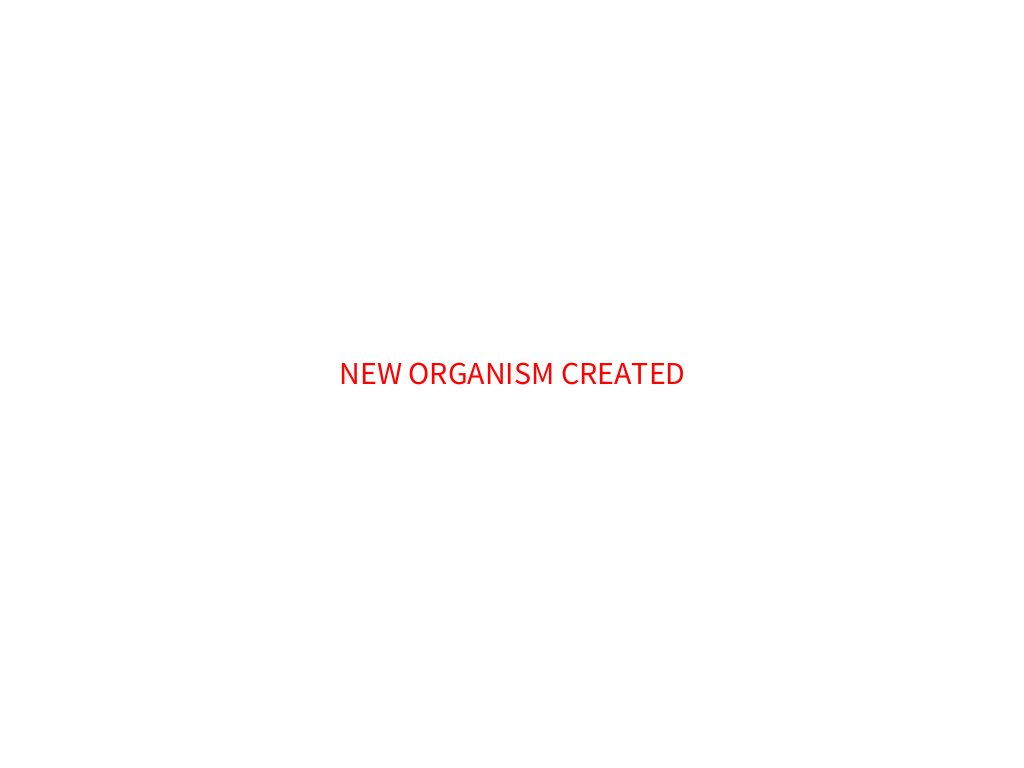
Frame 1 (no input)
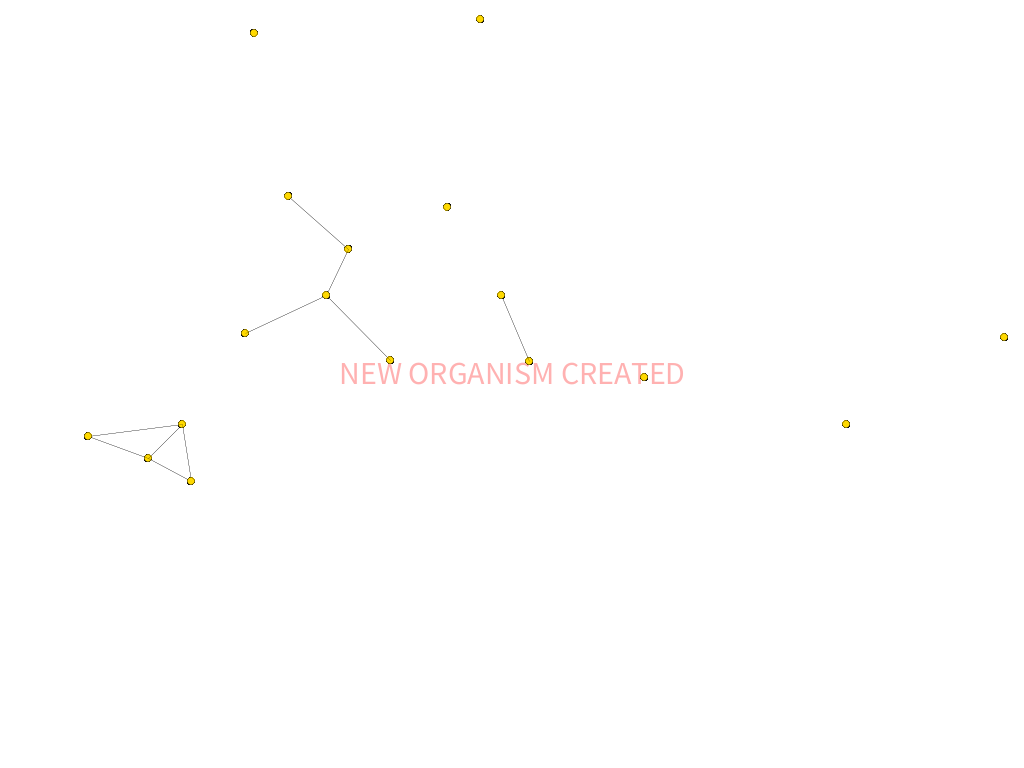
Frame 60 (the mouse pressed at the canvas centre just before this capture)
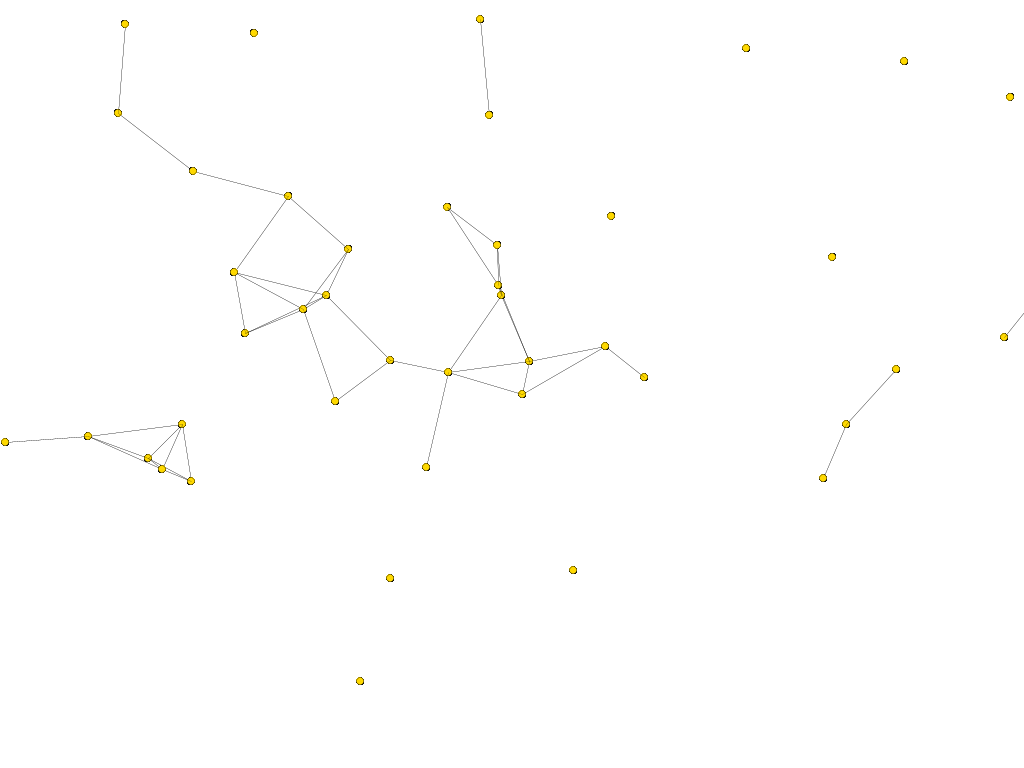
Frame 120 (the mouse held since frame 60 and released just before this capture)

The Processing sketch that drew these frames (run headless with seeded random() and noise(); from frame 60 on, the mouse is pressed at the canvas centre):

// Processing sketch: processing_185860
// ── processing_185860.pde

float radio = 360;
float grados;
float rot = radians(360);
ArrayList <Integer> ptosx, ptosy;
ArrayList <Integer> mntosx, mntosy;
ArrayList <Integer> htosx, htosy;
float diam = 0;
float t = -1;
float n = 255;
float circ = random(1,10);


int h, m, s;
int dia, mes, anno;
int old_s, old_ds, old_m, old_h;

void setup() {
  size(1024, 768);
  smooth();
  frameRate(70 );

  ptosx = new ArrayList();
  ptosy = new ArrayList();

  mntosx = new ArrayList();
  mntosy = new ArrayList();

  htosx = new ArrayList();
  htosy = new ArrayList();


  s = second();  // valores entre 0 - 59
  m = minute();  // valores entre 0 - 59
  h = hour();    // valores entre 0 – 23
  
  
  old_h = h;
  old_m = m;
  old_s = s;

  // carga de datos
  // add ptos (coordenadas) en los arraylist 


  for (int i=0; i<h; i++) {
    htosx.add(floor(random(100, 924)));
    htosy.add(floor(random(100, 668)));

    println(i);
  }


  for (int i=0; i<m; i++) {
    mntosx.add(floor(random(100, 924)));
    mntosy.add(floor(random(100, 668)));

    println(i);
  }
}

void draw() {

 background(255);

   fill(255,0,0,n);
   n=n-3;
    textSize(32);
       textAlign(CENTER,BASELINE);
  text("NEW ORGANISM CREATED", width/2 ,height/2);
  


  // accede a Hora, Minutos, Segundos
  s = second();  // valores entre 0 - 59
  m = minute();  // valores entre 0 - 59
  h = hour();    // valores entre 0 – 23
  // la fecha
  dia = day();   // 1 > 31
  mes = month(); // 1 > 12
  anno = year();

  int us = second() % 10;
  int ds = floor(second()/10); 


  rot += radians(15);

  //float radianes = radians(grados);


  // dibujar segundos  
  stroke(0);
  frameRate(10);
  fill(0);
  frameRate(70 );
  strokeWeight(10);

  beginShape(POINTS);

  for (int i=0; i<ptosx.size (); i++) {
    float px = ptosx.get(i);
    float py = ptosy.get(i);
  

    // buscar cercanos
    strokeWeight(0.2);
    for (int j=0; j<ptosx.size (); j++) {
      if (j!=i) {
        float pxj = ptosx.get(j);
        float pyj = ptosy.get(j);
        float d = pow((pxj-px), 2)+pow((pyj-py), 2);

  stroke(0);
  strokeWeight(0.2 );





        if (d<10000)
        //strokeWeight(random(5,10));
          line(px, py, pxj, pyj);
          
          fill(#FFD900);

  ellipse(px,py,circ,circ);
  //circ = circ + 0.000001;

      }
    }

    vertex(px, py);
  }
  endShape(CLOSE);


  //HORAS

  for (int i=0; i<htosx.size (); i++) {
    float px = htosx.get(i);
    float py = htosy.get(i);
    fill(100, 100, 200, 100);
    // ellipse(px,py,5,5);

    // buscar cercanos
    strokeWeight(1);
    stroke (255, 0);
    for (int j=0; j<htosx.size (); j++) {
      if (j!=i) {
        float pxj = htosx.get(j);
        float pyj = htosy.get(j);
        float d = pow((pxj-px), 2)+pow((pyj-py), 2);

        if (d<10000)
          line(px, py, pxj, pyj);
      }
    }
  }




  // dibujar minutos  

  for (int i=0; i<mntosx.size (); i++) {
    float px = mntosx.get(i);
    float py = mntosy.get(i);
    fill (0);
    // ellipse(px,py,5,5);

    // buscar cercanos
    strokeWeight(1);
    stroke (255, 0);
    for (int j=0; j<mntosx.size (); j++) {
      if (j!=i) {
        float pxj = mntosx.get(j);
        float pyj = mntosy.get(j);
        float d = pow((pxj-px), 2)+pow((pyj-py), 2);

        if (d<10000)
          line(px, py, pxj, pyj);
      }
    }
  }





  // Add aleatorio

  // control minutoss  



  // control segundos
  //  if(old_s != s) {
  //    if(key=='r') {
  //      ptosx.clear();
  //      ptosy.clear();
  //    }
  //  }
  //  else {
  //  




  if (old_m != m) {
    int pxi = ptosx.get(0);  
    int pyi = ptosy.get(0); 
    mntosx.add(pxi);
    mntosy.add(pyi);
    //  ptosx.clear();
    //ptosy.clear();
  } else {

    if (ptosx.size()>0) {
      int id = floor (random(ptosx.size()));

      int pxi = ptosx.get(0);  // get(id);
      int pyi = ptosy.get(0);  

      float radio = random (50-random (HALF_PI), 1300-5*random (TWO_PI));
      float angulo = random (TWO_PI);

      ptosx.add(pxi + floor (radio * cos(angulo)));
      ptosy.add(pyi + floor (radio * sin(angulo)));
    } else {
      // NUEVO PUNTO CENTRAL


      ptosx.add(floor(random(100, 924)));
      ptosy.add(floor(random(100, 668)));
    }
  }
  old_s = s;
  old_m = m; 




  fill(255, diam);
  rect(0, 0, 1024, 768);
  if (diam > 254) {
    fill(0);
    textSize(32);
       textAlign(CENTER,BASELINE);
  text("GAME OVER", width/2 ,height/2);
  }
  
  
    fill(255,255);
 rect(0, 0, 1024, t);



}


void mousePressed() {

  strokeWeight(1);
  stroke(0);
  
  beginShape(POINTS);
  for (int i=0; i<ptosx.size (); i++) {
    float px = ptosx.get(i);
    float py = ptosy.get(i);
    vertex(px, py);

    for (int j=0; j<ptosx.size (); j++) {
      if (j!=i) {
        float pxj = ptosx.get(j);
        float pyj = ptosy.get(j);
        float d = pow((pxj-px), 2)+pow((pyj-py), 2);

        if (d<900)
          line(px, py, pxj, pyj);
      }
    }
  }
  endShape(CLOSE);
  ptosx.add(floor(random(mouseX + 10, mouseX-10)));
  ptosy.add(floor(random(mouseY+10, mouseY-10)));

}

void mouseMoved() {
  diam=diam+abs(mouseX-pmouseX)*random(0.01,0.001);
}
